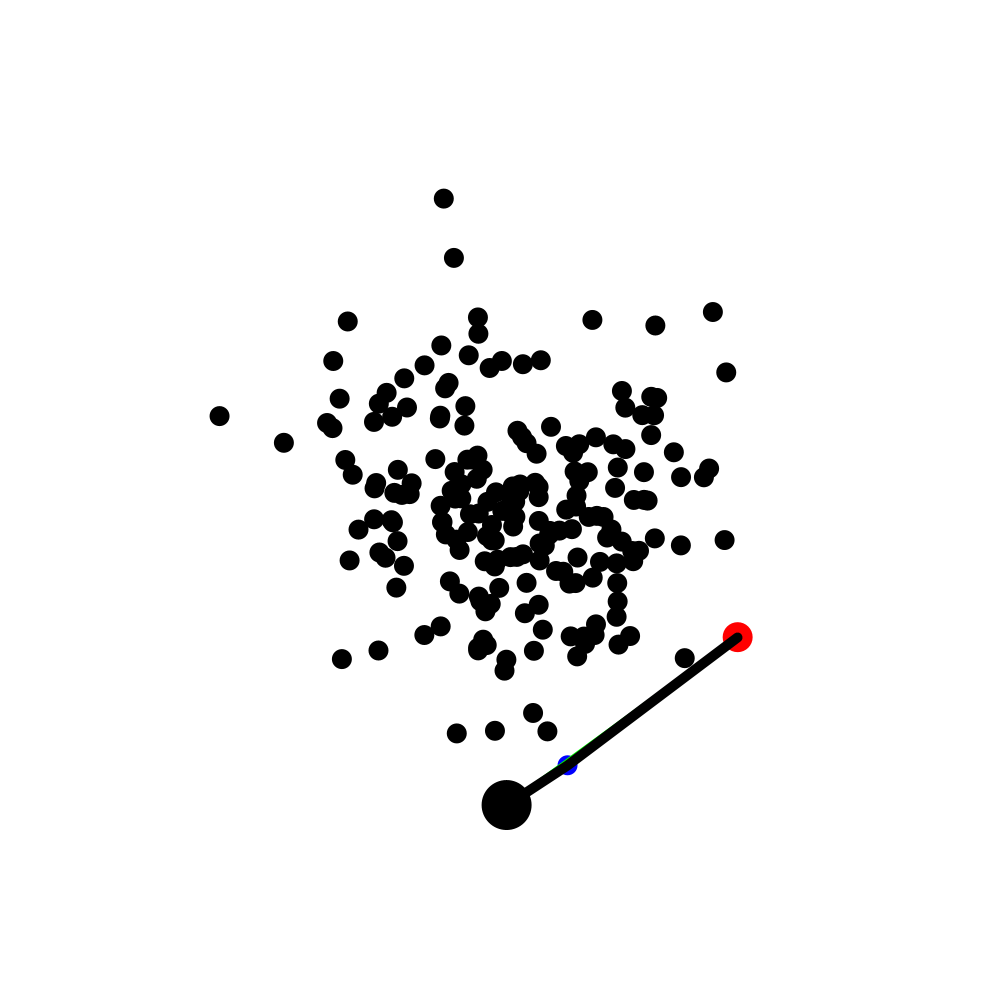
Frame 1 (no input)
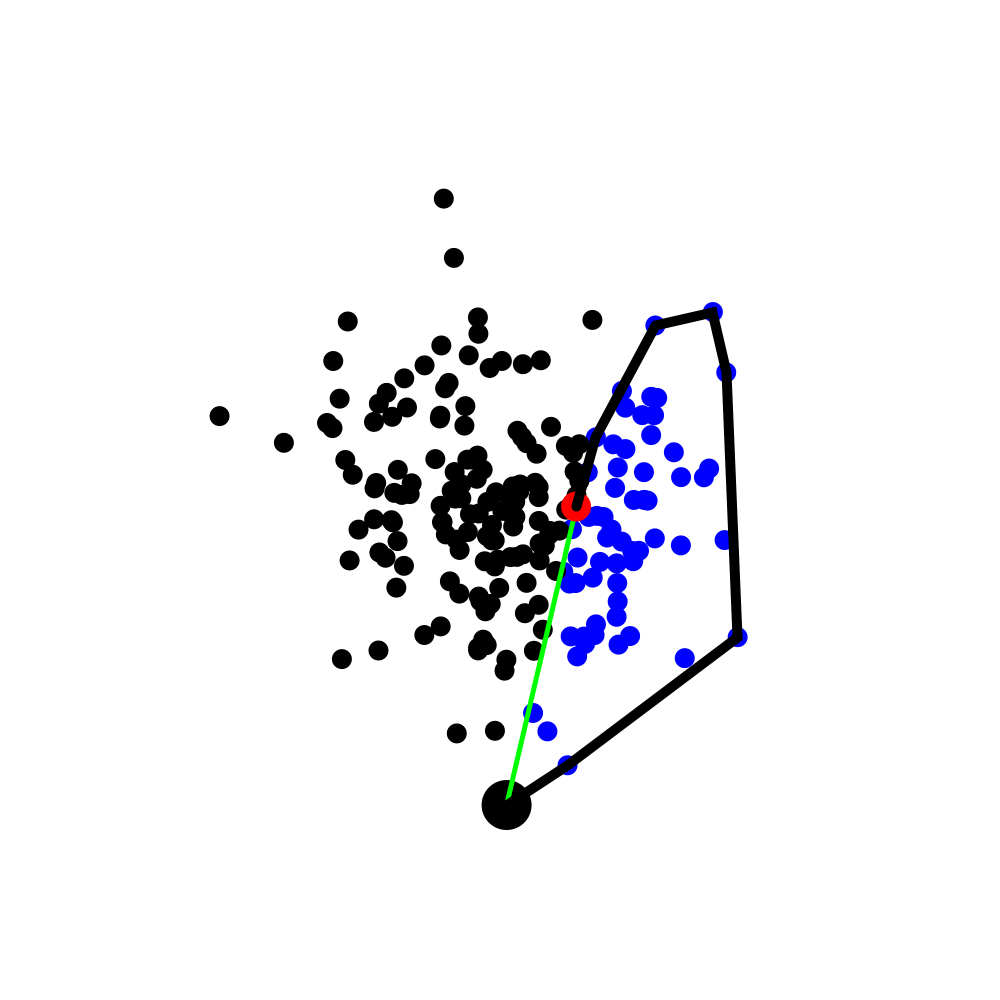
Frame 60 (the mouse pressed at the canvas centre just before this capture)
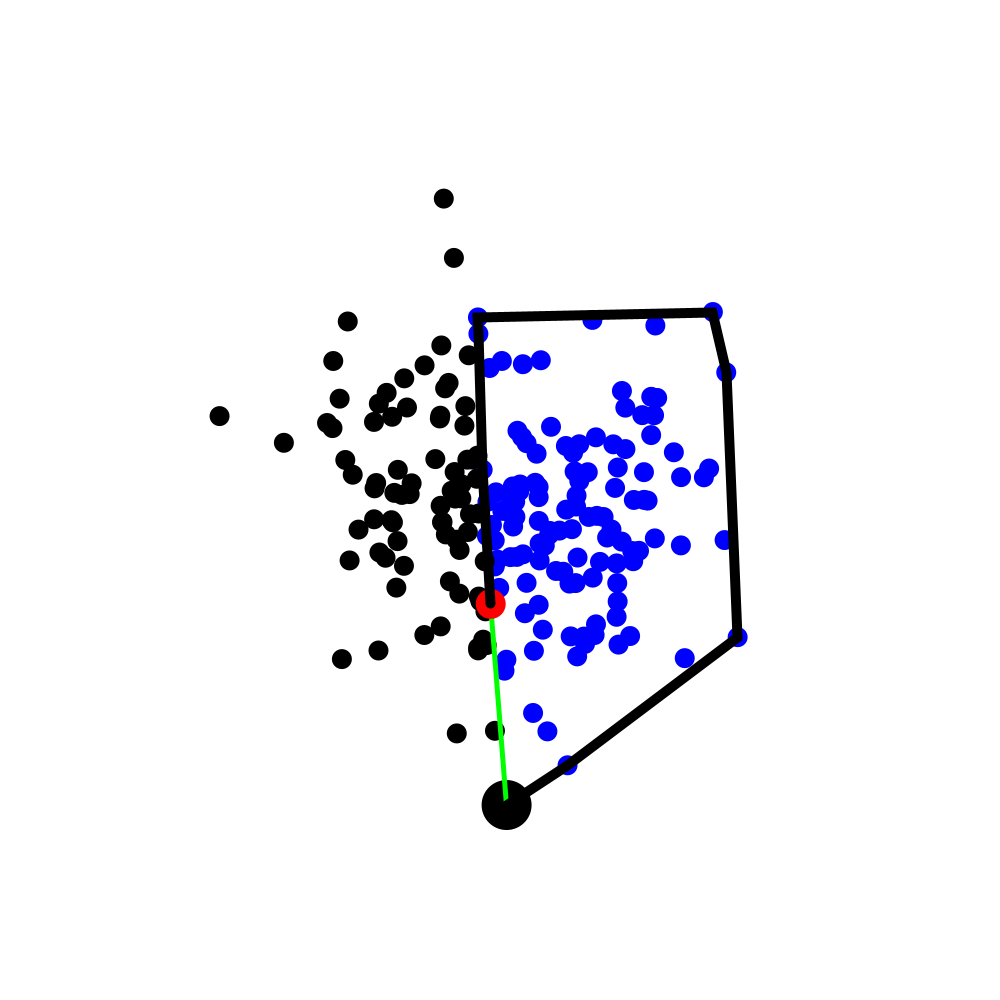
Frame 120 (the mouse held since frame 60 and released just before this capture)

The Processing sketch that drew these frames (run headless with seeded random() and noise(); from frame 60 on, the mouse is pressed at the canvas centre):

// Processing sketch: Graham_Scan
// ── Graham_Scan.pde
import java.util.Arrays;
import java.util.Random;
import java.util.Collections;
import java.util.Comparator;

//const
int point_count = 200;
int point_size = 20;
int speed = 50;

//valiable
int[] sorted_index = new int[point_count+1];
PVector[] points = new PVector[point_count];
float[] thetas = new float[point_count];
ArrayList<Integer> plists = new ArrayList<Integer>();
void setup(){
  //fullScreen();
  size(1000, 1000);
  frameRate(speed);
  //createPoint
  for(int i = 0; i < point_count; i++){
    Random r = new Random();
    PVector point = new PVector(mapAndConstrain((float)r.nextGaussian(), -5, 5, 0, width), mapAndConstrain((float)r.nextGaussian(),-5,5,0,height));
    points[i] = point;
  }
  //findMinYPoint
  float minY = Float.POSITIVE_INFINITY;
  int minID = 0;
  for(int i = 0; i < points.length; i++){
    if(minY > points[i].y){
      minY = points[i].y;
      minID = i; 
    }
  }
  plists.add(minID);
  //sort_min_theta
  for(int i = 0; i < point_count; i++){
    int endid = plists.get(0);
    float theta = atan2(points[i].y-points[endid].y, points[i].x-points[endid].x);
    thetas[i] = theta;
  }
  //sorted_index = argsort(thetas);
  System.arraycopy(argsort(thetas), 0, sorted_index, 0, point_count);
  sorted_index[point_count] = plists.get(0);
  plists.add(sorted_index[1]);
}

void draw(){
  background(255);
  fill(0);
  noStroke();
  int target_id = sorted_index[1+frameCount%(point_count)];
  for(int i = 0; i < points.length; i++){
    if(i < 1+frameCount){
      fill(0, 0, 255);
    }
    else{
      fill(0);
    }
    drawPoint(sorted_index[i]);
  }
  drawPoint(plists.get(0), 50);
  stroke(0, 255, 0);
  strokeWeight(5);
  drawLine(plists.get(0), target_id);
  noStroke();
  fill(255, 0, 0);
  drawPoint(target_id, 30);
  plists.add(target_id);
  noFill();
  stroke(0);
  strokeWeight(10);
  PVector temp1 = points[plists.get(plists.size()-1)];
  PVector temp2 = points[plists.get(plists.size()-2)];
  PVector temp3 = points[plists.get(plists.size()-3)];
  PVector v1 = PVector.sub(temp2, temp3);
  PVector v2 = PVector.sub(temp1, temp2);
  float crossed = v1.x * v2.y - v1.y * v2.x;
  if(frameCount%(point_count+1) != point_count-1){
  while(crossed < 0){
    plists.remove(plists.size()-2);
    temp1 = points[plists.get(plists.size()-1)];
    temp2 = points[plists.get(plists.size()-2)];
    temp3 = points[plists.get(plists.size()-3)];
    v1 = PVector.sub(temp2, temp3);
    v2 = PVector.sub(temp1, temp2);
    crossed = v1.x * v2.y - v1.y * v2.x;
  }
  }
  else{
    beginShape();
    for(int i : plists){
      vertex(points[i].x, height-points[i].y);
    }
    endShape();
    frameRate(0);
  }
  beginShape();
  for(int i : plists){
    vertex(points[i].x, height-points[i].y);
  }
  endShape();
}
// ── Method.pde
float mapAndConstrain(float a, float b, float c, float d, float e){
  return constrain(map(a, b, c, d, e),d, e);
}

void drawLine(int id1, int id2){
  line(points[id1].x, height-points[id1].y, points[id2].x, height-points[id2].y);
}

void drawPoint(int id){
  drawPoint(id, point_size);
}

void drawPoint(int id, float size){
  ellipse(points[id].x, height-points[id].y, size, size);
}

//argsortStart--------------------------------------------------------
    public static int[] argsort(final float[] a) {
        return argsort(a, true);
    }

    public static int[] argsort(final float[] a, final boolean ascending) {
        Integer[] indexes = new Integer[a.length];
        for (int i = 0; i < indexes.length; i++) {
            indexes[i] = i;
        }
        Arrays.sort(indexes, new Comparator<Integer>() {
            @Override
            public int compare(final Integer i1, final Integer i2) {
                return (ascending ? 1 : -1) * Float.compare(a[i1], a[i2]);
            }
        });
        return asArray(indexes);
    }

    public static <T extends Number> int[] asArray(final T... a) {
        int[] b = new int[a.length];
        for (int i = 0; i < b.length; i++) {
            b[i] = a[i].intValue();
        }
        return b;
    }

    public static double[] castOf(final float[] x) {
        double[] y = new double[x.length];
        for (int i = 0; i < y.length; i++) {
            y[i] = x[i];
        }
        return y;
    }

    public static int[] castOf(final long[] original) {
        return castOf(original, original.length);
    }

    public static int[] castOf(final long[] original, final int newLength) {
        int[] cast = new int[newLength];
        int length = Math.min(cast.length, original.length);
        for (int i = 0; i < length; i++) {
            long o = original[i];
            if (o < Integer.MIN_VALUE || o > Integer.MAX_VALUE) {
                throw new IllegalArgumentException();
            }
            cast[i] = (int) o;
        }
        return cast;
    }

    public static float[][] copyOf(final float[][] x, final int newLength) {
        float[][] y = new float[newLength][];
        for (int i = 0; i < y.length; i++) {
            if (x[i] != null) {
                y[i] = Arrays.copyOf(x[i], x[i].length);
            }
        }
        return y;
    }

    /**
     * Assigns a random value to each element of the specified array of doubles.
     */
    public static void fillRandom(final double[] x, final Random rng) {
        for (int i = 0; i < x.length; i++) {
            x[i] = rng.nextDouble();
        }
    }
//argsortEnd------------------------------------
